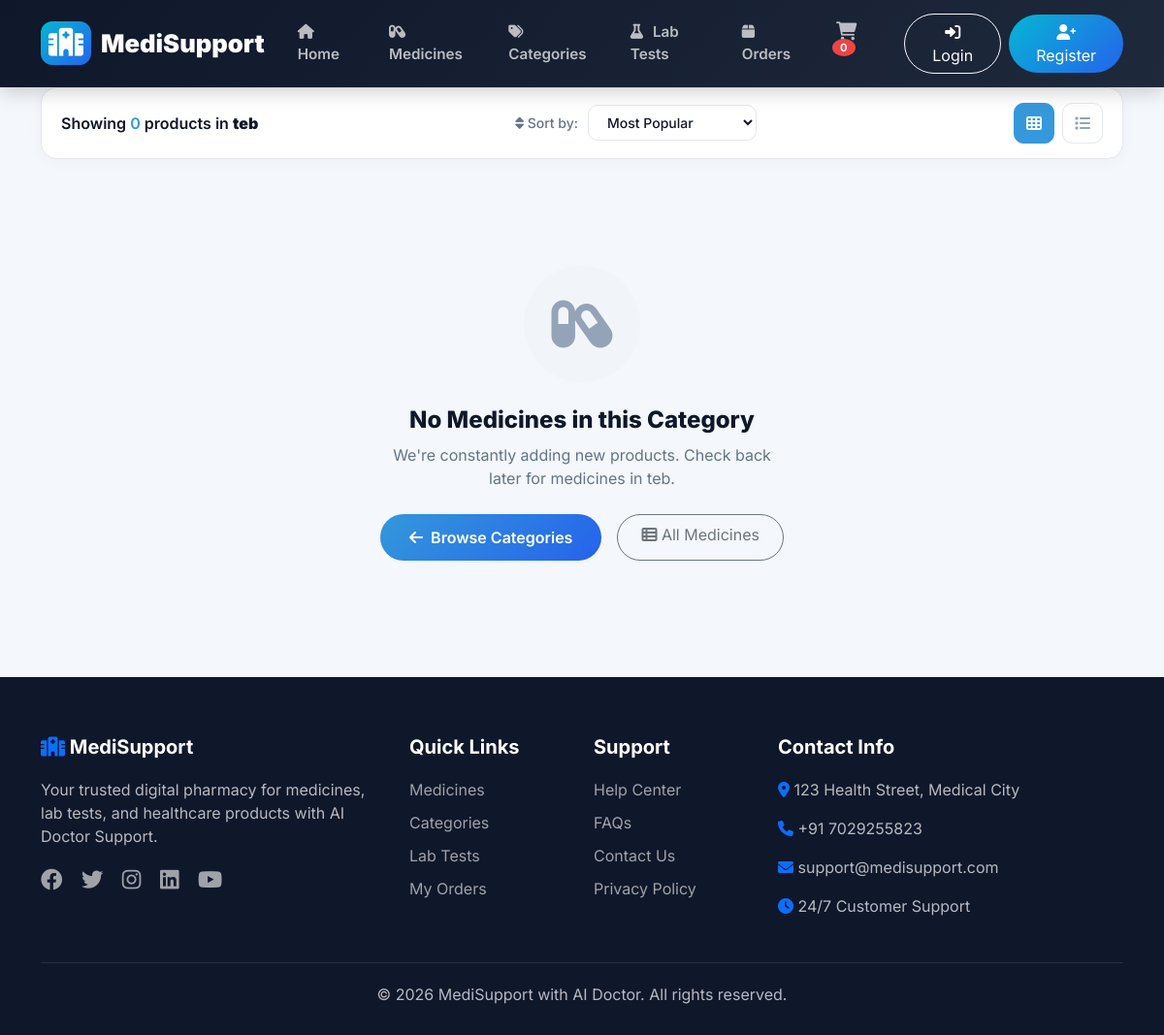
Page /category/4/ on the earlier database version.
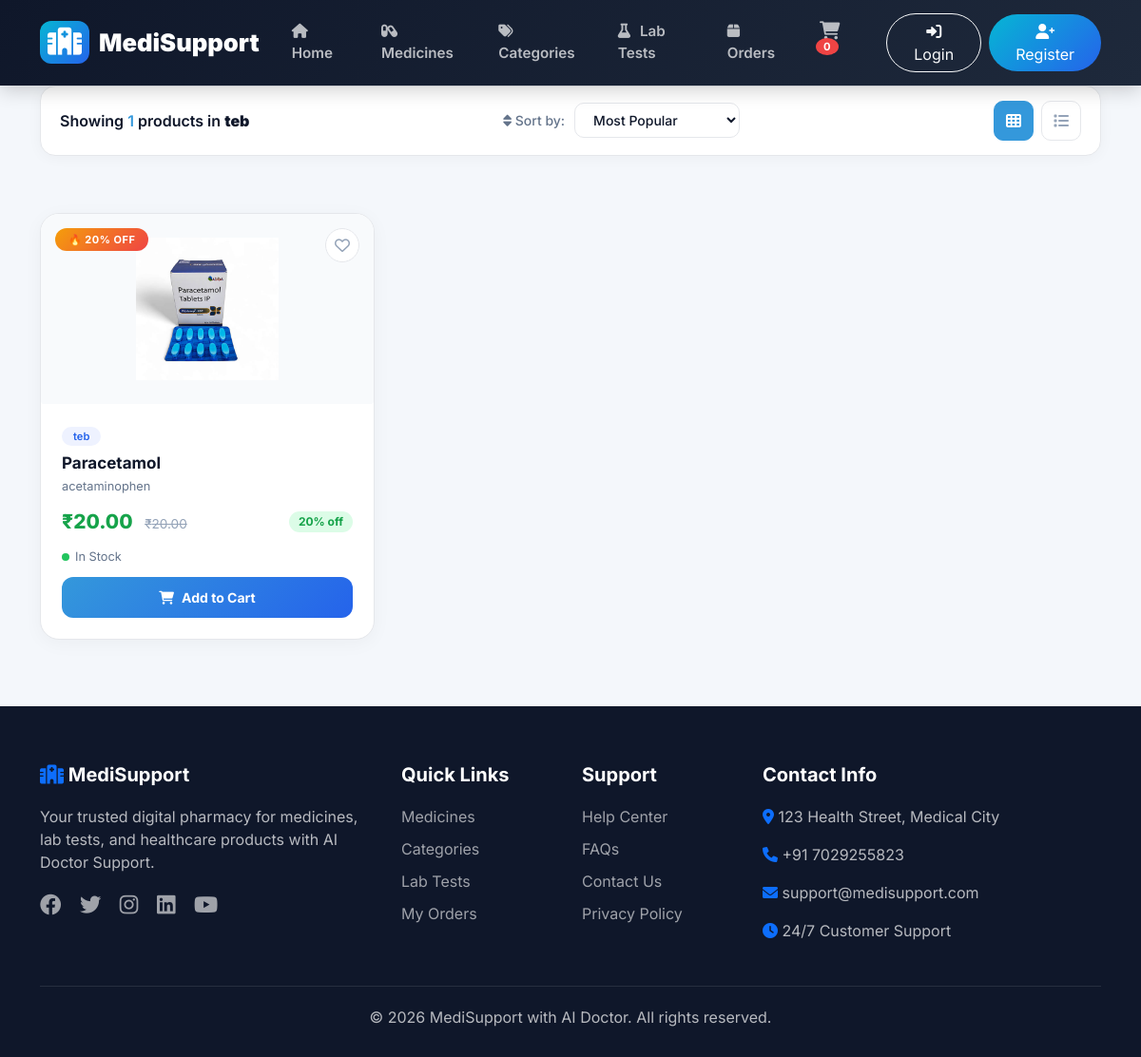
Same page on the later database version.
### store/models.py (models this page shows, shortened)
class Category(models.Model):
    name = models.CharField(max_length=100)
    description = models.TextField(blank=True)
    created_at = models.DateTimeField(auto_now_add=True, null=True, blank=True)
    updated_at = models.DateTimeField(auto_now=True)
    class Meta:
        verbose_name_plural = "Categories"

class Medicine(models.Model):
    TABLET = 'TAB'
    CAPSULE = 'CAP'
    SYRUP = 'SYR'
    INJECTION = 'INJ'
    CREAM = 'CRM'
    DROPS = 'DRP'
    OTHER = 'OTH'
    MEDICINE_TYPES = [
        (TABLET, 'Tablet'),
        (CAPSULE, 'Capsule'),
        (SYRUP, 'Syrup'),
        (INJECTION, 'Injection'),
        (CREAM, 'Cream'),
        (DROPS, 'Drops'),
        (OTHER, 'Other'),
    ]
    name = models.CharField(max_length=200)
    category = models.ForeignKey(Category, on_delete=models.CASCADE, related_name='medicines')
    medicine_type = models.CharField(max_length=3, choices=MEDICINE_TYPES, default=TABLET)
    generic_name = models.CharField(max_length=200, blank=True)
    manufacturer = models.CharField(max_length=200)
    composition = models.TextField(blank=True, help_text="Active ingredients and composition")
    purchase_price = models.DecimalField(max_digits=10, decimal_places=2)
    selling_price = models.DecimalField(max_digits=10, decimal_places=2)
    mrp = models.DecimalField(max_digits=10, decimal_places=2)
    discount_percentage = models.DecimalField(max_digits=5, decimal_places=2, default=0)
    quantity = models.IntegerField(default=0)
    reorder_level = models.IntegerField(default=10)
    batch_number = models.CharField(max_length=50)
    expiry_date = models.DateField()
    description = models.TextField(blank=True)
    image = models.ImageField(upload_to='medicines/', blank=True, null=True)
    prescription_required = models.BooleanField(default=False)
    is_active = models.BooleanField(default=True)
    created_at = models.DateTimeField(auto_now_add=True, null=True, blank=True)
    updated_at = models.DateTimeField(auto_now=True)
    class Meta:
        ordering = ['name']

### store/views.py (the view)
# urls.py: path('category/<int:category_id>/', views.category_details, name='category_details'),
def category_details(request, category_id):
    category = get_object_or_404(Category, id=category_id)
    medicines = Medicine.objects.filter(category=category, is_active=True)
    context = {
        'category': category,
        'medicines': medicines,
    }
    return render(request, 'store/category_products.html', context)

### store/templates/store/category_products.html (shortened to what the changed rows need)
{% extends 'store/header.html' %}
{% load static %}
{% block content %}
<div class="container">
    <div class="filter-bar">
        <div class="result-count">
            Showing <span>{{ medicines.count }}</span> products in <strong>{{ category.name }}</strong>
        </div>
    </div>
</div>
<div class="container">
    {% if medicines %}
        <div class="medicine-grid" id="medicineGrid">
            {% for medicine in medicines %}
                <div class="medicine-card">
                    {% if medicine.discount_percentage > 0 %}
                        <span class="card-badge discount">
                            🔥 {{ medicine.discount_percentage|floatformat:0 }}% OFF
                        </span>
                    {% elif forloop.counter <= 3 %}
                        <span class="card-badge new">
                            ✨ New
                        </span>
                    {% endif %}
                    <div class="card-img">
                        {% if medicine.image %}
                            <img src="{{ medicine.image.url }}" alt="{{ medicine.name }}" loading="lazy">
                        {% else %}
                            <div class="placeholder">💊</div>
                        {% endif %}
                        <form action="{% url 'store:add_to_wishlist' medicine.id %}" method="post">
                            <button type="submit" class="wishlist-btn">
                                <i class="far fa-heart"></i>
                            </button>
                        </form>
                    </div>
                    <div class="card-body">
                        <span class="category-tag">{{ medicine.category.name }}</span>
                        <h5>{{ medicine.name }}</h5>
                        <p class="generic-name">{{ medicine.generic_name|default:'' }}</p>
                        <div class="price-section">
                            <div>
                                <span class="price">₹{{ medicine.selling_price }}</span>
                                <span class="mrp">₹{{ medicine.mrp }}</span>
                            </div>
                            {% if medicine.discount_percentage > 0 %}
                                <span class="discount-badge">{{ medicine.discount_percentage|floatformat:0 }}% off</span>
                            {% endif %}
                        </div>
                        <div class="stock-info">
                            {% if medicine.quantity > 10 %}
                                <span class="stock-dot in-stock"></span>
                                <span>In Stock</span>
                            {% elif medicine.quantity > 0 %}
                                <span class="stock-dot low-stock"></span>
                                <span>Only {{ medicine.quantity }} left</span>
                            {% else %}
                                <span class="stock-dot out-stock"></span>
                                <span style="color: #ef4444;">Out of Stock</span>
                            {% endif %}
                        </div>
                        <form method="post" action="{% url 'store:add_to_cart' medicine.id %}">
                            <button type="submit" class="btn-add-cart {% if medicine.quantity == 0 %}out-of-stock{% endif %}"
                                    {% if medicine.quantity == 0 %}disabled{% endif %}>
                                {% if medicine.quantity == 0 %}
                                    <i class="fas fa-times-circle"></i> Out of Stock
                                {% else %}
                                    <i class="fas fa-shopping-cart"></i> Add to Cart
                                {% endif %}
                            </button>
                        </form>
                    </div>
                </div>
            {% endfor %}
        </div>
    {% else %}
        <div class="no-medicines">
            <div class="empty-icon">
                <i class="fas fa-capsules"></i>
            </div>
            <h4>No Medicines in this Category</h4>
            <p>We're constantly adding new products. Check back later for medicines in {{ category.name }}.</p>
            <div class="d-flex gap-3 justify-content-center flex-wrap">
                <a href="{% url 'store:category_list' %}" class="btn-back">
                    <i class="fas fa-arrow-left"></i> Browse Categories
                </a>
                <a href="{% url 'store:medicines' %}" class="btn btn-outline-secondary rounded-pill px-4 py-2">
                    <i class="fas fa-th-list"></i> All Medicines
                </a>
            </div>
        </div>
    {% endif %}
</div>
{% endblock %}

Differences in the rows shown:
shown differently, row unchanged: Category "teb": name "teb" → (not shown)
added Medicine: discount_percentage "20", image (picture), category.name "teb", name "Paracetamol", generic_name "acetaminophen", selling_price "20.00", mrp "20.00", quantity 50 (drawn)
Other differences:
{{ medicines.count }}: "0" → "1"
text no longer shown: "No Medicines in this Category We're constantly adding new products. Check back later for medicines in . Browse Categories All Medicines"
